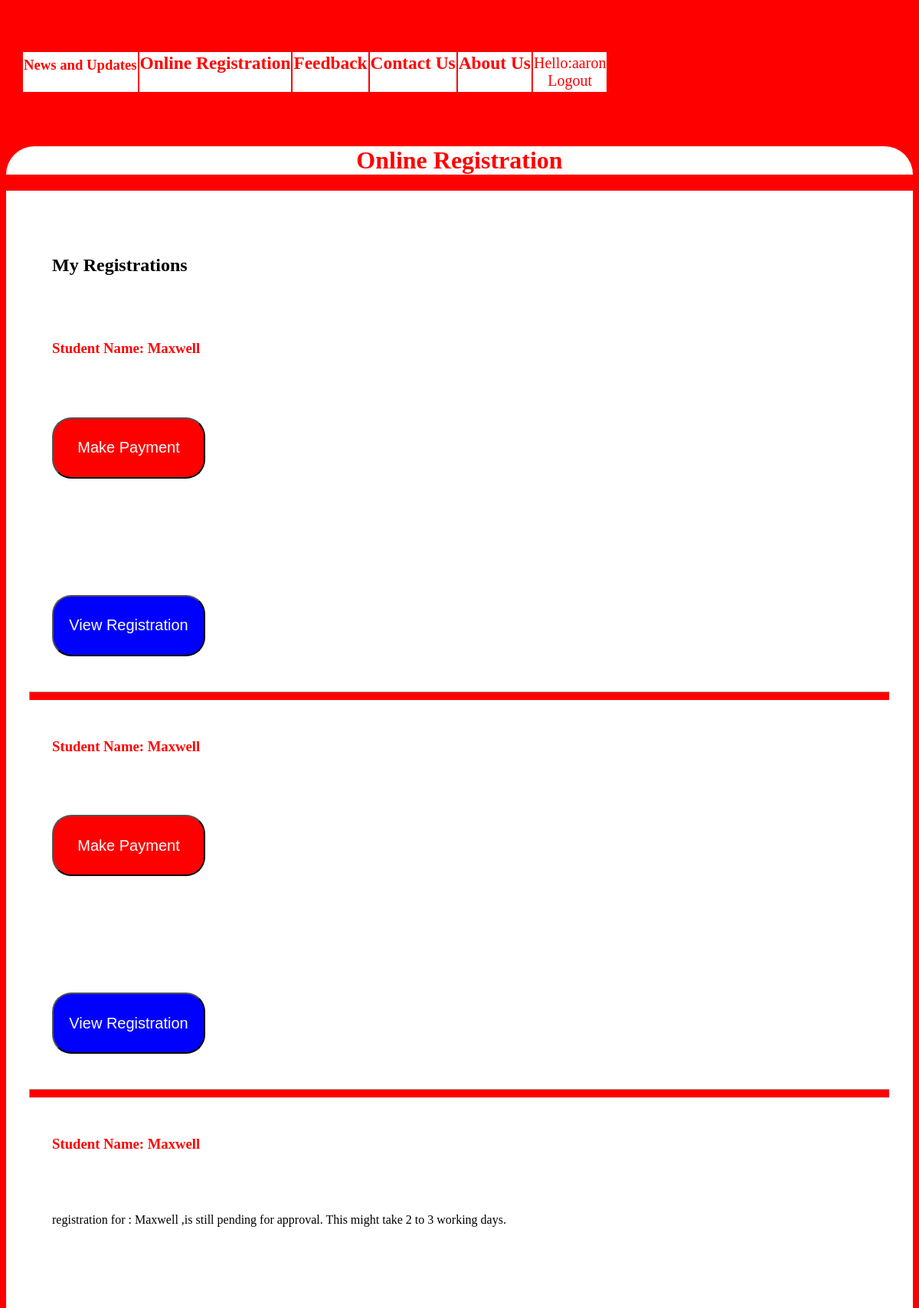
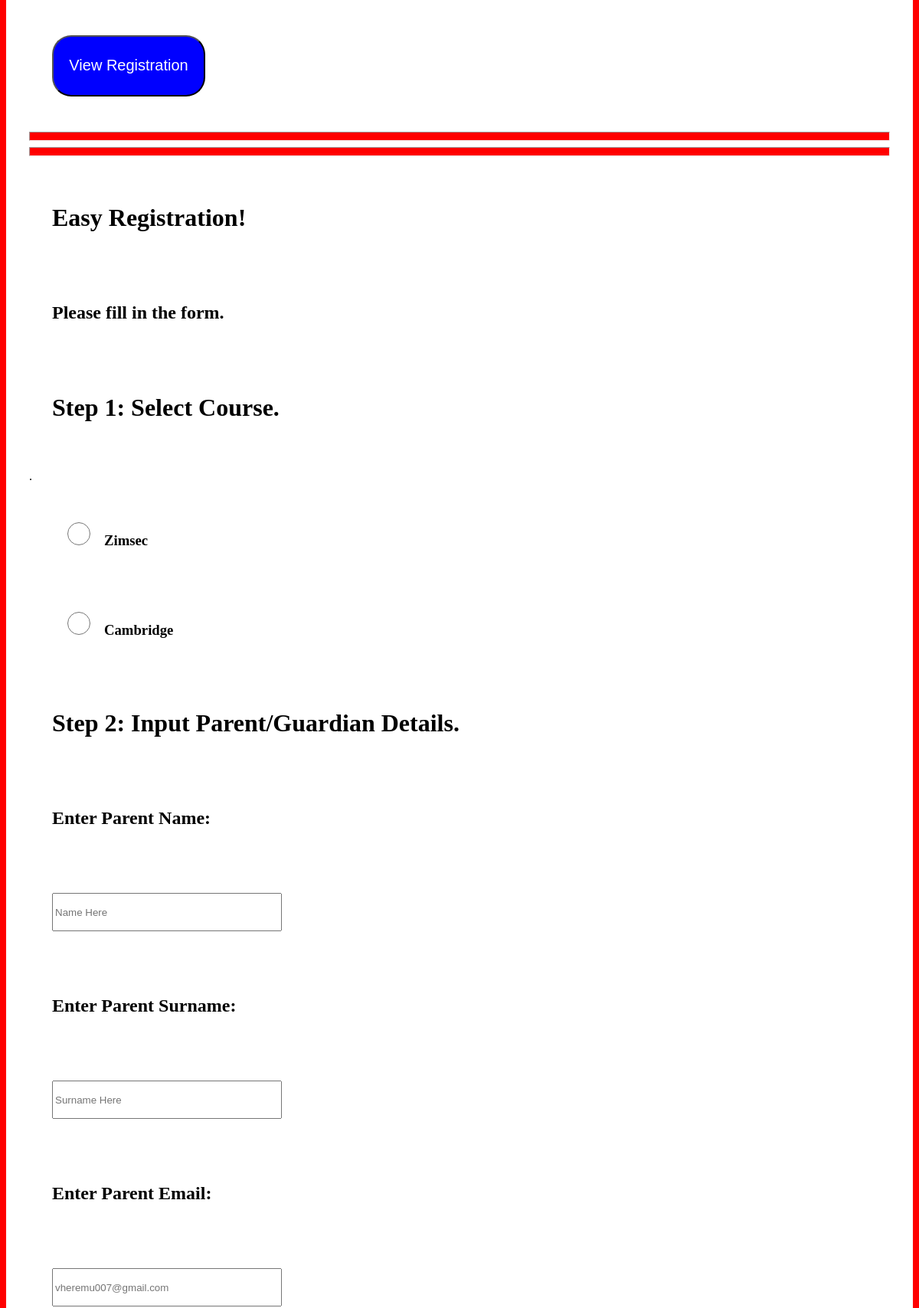
Screenshot of /easyregistration (signed in, upper part) with the database file from the repository (2 pictures, top to bottom).
### data/models.py (models this page shows, shortened)
class Registration(models.Model):
    registrationid = models.IntegerField(blank=False,unique=True,primary_key=True)
    user = models.ForeignKey(UserProfileInfo,on_delete=models.CASCADE,blank=True)
    course = models.CharField(blank=False,max_length=100,unique=False)
    status = models.CharField(blank=True,max_length=100,unique=False)
    parentname = models.CharField(blank=False,max_length=100,unique=False)
    parentsurname = models.CharField(blank=False,max_length=100,unique=False)
    parentemail = models.CharField(blank=False,max_length=100,unique=False)
    parentphonenumber = models.CharField(blank=False,max_length=100,unique=False)
    studentname = models.CharField(blank=False,max_length=100,unique=False)
    studentsurname = models.CharField(blank=False,max_length=100,unique=False)
    studentsex = models.CharField(blank=False,max_length=100,unique=False)
    form = models.CharField(blank=False,max_length=100,unique=False)
    registrationdate= models.DateTimeField(verbose_name='startdate',null=False)

### onlineregistration/views.py (the view, shortened to what this page needs)
# urls.py: path('easyregistration',views.easyregistration,name='easyregistration'),
@login_required
def easyregistration(request):
    easyregistration=request.POST.get('easyregistration')
    course=request.POST.get('course')
    parentname=request.POST.get('parentname')
    parentsurname=request.POST.get('parentsurname')
    parentemail=request.POST.get('parentemail')
    parentphonenumber=request.POST.get('parentphonenumber')
    studentname=request.POST.get('studentname')
    studentsurname=request.POST.get('studentsurname')
    studentsex=request.POST.get('studentsex')
    form=request.POST.get('form')
    zimsec=0
    user=request.user
    user= UserProfileInfo.objects.get(user=user)
    myregistrations=Registration.objects.filter(user=user)
    campridge=0
    my_dict = {'myregistrations':myregistrations}
    return render(request,'onlineregistration/onlineregistration.html',context=my_dict)

### templates/onlineregistration/onlineregistration.html (shortened to what this page needs)
{% extends 'onlineregistration/base.html' %}
{% load static %}   <link rel='stylesheet'href={% static 'css/onlineregistration.css'%}>
{% block body_block %}
<div class='pagetitle'>
    <h1>Online Registration</h1></div>
<div class='body'>
    {%if myregistrations%}
     <div ><h2><p>My Registrations</p></h2></div>
    {%for myregistration in myregistrations%}
    {%if myregistration.status%}
    <div class = message>
        <h3><p>Student Name: {{myregistration.studentname}}</p></h3></div>
    <p> registration for : {{myregistration.studentname}} ,is still pending for approval. This might take 2 to 3 working days.</p>
    {%else%}
    <div class = message>
        <h3><p>Student Name: {{myregistration.studentname}}</p></h3></div>
        <form  action={% url 'makepayment'%} method='POST'enctype='multipart/form-data' method='post'>
           <p> <input type='submit'class='registerbtn'name='makepayment'value='Make Payment'>  </p>
        </form>
        {%endif%}
        <form  action={% url 'viewregistration'%} method='POST'enctype='multipart/form-data' method='post'>
           <p> <input type=hidden name=id value={{myregistration.registrationid}} ></p>
           <p><input type='submit'class='viewbtn'name='viewregistration'value='View Registration'></p>
        </form>
    <hr>
    {%endfor%}
    <hr>
    {%endif%}
    <h1><p>Easy Registration!</p></h1>
      <form  action={% url 'easyregistration'%} method='POST'enctype='multipart/form-data' method='post'>
    <h2><p>Please fill in the form.</p></h2>
     <h1><p>Step 1: Select Course.</p></h1>
   . <h3><p><input class='radio' type='radio'name='course'value='zimsec'>Zimsec</p></h3>
    <h3><p><input class='radio' type='radio'name='course'value='cambridge'>Cambridge</p></h3>
    <h1><p>Step 2: Input Parent/Guardian Details.</p></h1>
    <h2><p>Enter Parent Name:</p></h2>
     <h3><p><input class='input'type='text'name='parentname'value=''placeholder='Name Here'></p></h3>
    <h2><p>Enter Parent Surname:</p></h2>
     <h3><p><input class='input' type='text'name='parentsurname'value=''placeholder='Surname Here'></p></h3>
    <h2><p>Enter Parent Email:</p></h2>
     <h3><p><input class='input' type='email'name='parentemail'value=''placeholder='vheremu007@gmail.com'></p></h3>
    </form>
</div>
{%endblock%}

### templates/onlineregistration/base.html (shortened to what this page needs)
{% load static %}
<html>
<head>
      <link rel='stylesheet'href={% static 'css/onlineregistration.css'%}>
</head>
<body class='head'><br>
   <h2>
<table class='table'>
    <td class='td6'align=center><a class='link1' href='{% url 'index'%}'><h3>News and Updates</h3></a></td>
<td class='td6'align=center><a class='link' href='{% url 'onlineregistration'%}'><h3>Online Registration</h3></a></td>
<td class='td6'align=center><a class='link' href='{% url 'feedback'%}'><h3>Feedback</h3></a></td>
<td class='td6'align=center><a class='link' href='{% url 'contactus'%}'><h3>Contact Us</h3></a></td>
<td class='td6'align=center><a class='link' href='{% url 'aboutus'%}'><h3>About Us</h3></a></td>
    {% if user.is_authenticated %}
            <td class='td6'align=center><a class='link' href='{% url 'accounts_app:user_logout'%}'>Hello:{{user.username}}<br>Logout </a></td>
          {% else %}
            <td class='td6'align=center><a class='link' href='{% url 'accounts_app:user_login'%}'><br><h3>Login</h3></a></td>
          {% endif %}
</table>{{user.profile_pics}}<br>
</h2>
</body>
{% block body_block %}{% endblock %}
</html>

### static/css/onlineregistration.css (style rules this page uses)
.link1 { color:red; background-color: white; text-decoration: none; }
.link { color:red; background-color: white; text-decoration: none; font-size: 20px; }
.message { color:red; }
.radio { height:30px; width: 60px; padding:30px; }
.input { height:50px; width: 300px; font:400px; }
hr { color:red; background-color: red; height: 10px; }
.table { background-color: red; padding:20px; text-decoration: none; }
.td6 { background-color: white; }
.viewbtn { background-color: blue; color: white; width:200px; height: 80px; font-size: 20px; border-bottom-left-radius: 25px; border-bottom-right-radius: 25px; border-top-left-radius: 25px; border-top-right-radius: 25px; }
.registerbtn { background-color: red; color: white; width:200px; height: 80px; font-size: 20px; border-bottom-left-radius: 25px; border-bottom-right-radius: 25px; border-top-left-radius: 25px; border-top-right-radius: 25px; }
.head { background-color: red; }
.body { background-color: white; padding: 30px; }
.pagetitle { border-top-left-radius: 40px; border-top-right-radius: 40px; background-color: white; text-align: center; color:red; }
p { padding:30px; }

### rows the page displays
Registration: studentname "Maxwell"
Registration: studentname "Maxwell"
Registration: studentname "Maxwell"

### other values shown
{{ user.username }} "aaron"
